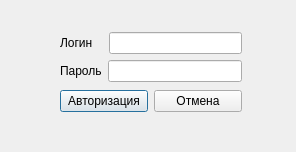
<?xml version="1.0" encoding="UTF-8"?>
<ui version="4.0">
 <class>fAutorisation</class>
 <widget class="QDialog" name="fAutorisation">
  <property name="geometry">
   <rect>
    <x>0</x>
    <y>0</y>
    <width>296</width>
    <height>152</height>
   </rect>
  </property>
  <property name="windowTitle">
   <string>Dialog</string>
  </property>
  <widget class="QWidget" name="layoutWidget">
   <property name="geometry">
    <rect>
     <x>60</x>
     <y>30</y>
     <width>182</width>
     <height>85</height>
    </rect>
   </property>
   <layout class="QVBoxLayout" name="verticalLayout_2">
    <item>
     <layout class="QVBoxLayout" name="verticalLayout">
      <item>
       <layout class="QHBoxLayout" name="horizontalLayout_2">
        <item>
         <widget class="QLabel" name="label">
          <property name="text">
           <string>Логин</string>
          </property>
         </widget>
        </item>
        <item>
         <widget class="QLineEdit" name="lineEdit">
          <property name="maximumSize">
           <size>
            <width>133</width>
            <height>16777215</height>
           </size>
          </property>
         </widget>
        </item>
       </layout>
      </item>
      <item>
       <layout class="QHBoxLayout" name="horizontalLayout_3">
        <item>
         <widget class="QLabel" name="label_2">
          <property name="text">
           <string>Пароль</string>
          </property>
         </widget>
        </item>
        <item>
         <widget class="QLineEdit" name="lineEdit_2"/>
        </item>
       </layout>
      </item>
     </layout>
    </item>
    <item>
     <layout class="QHBoxLayout" name="horizontalLayout">
      <item>
       <widget class="QPushButton" name="pushButton">
        <property name="text">
         <string>Авторизация</string>
        </property>
       </widget>
      </item>
      <item>
       <widget class="QPushButton" name="pushButton_2">
        <property name="text">
         <string>Отмена</string>
        </property>
       </widget>
      </item>
     </layout>
    </item>
   </layout>
  </widget>
 </widget>
 <resources/>
 <connections/>
</ui>
